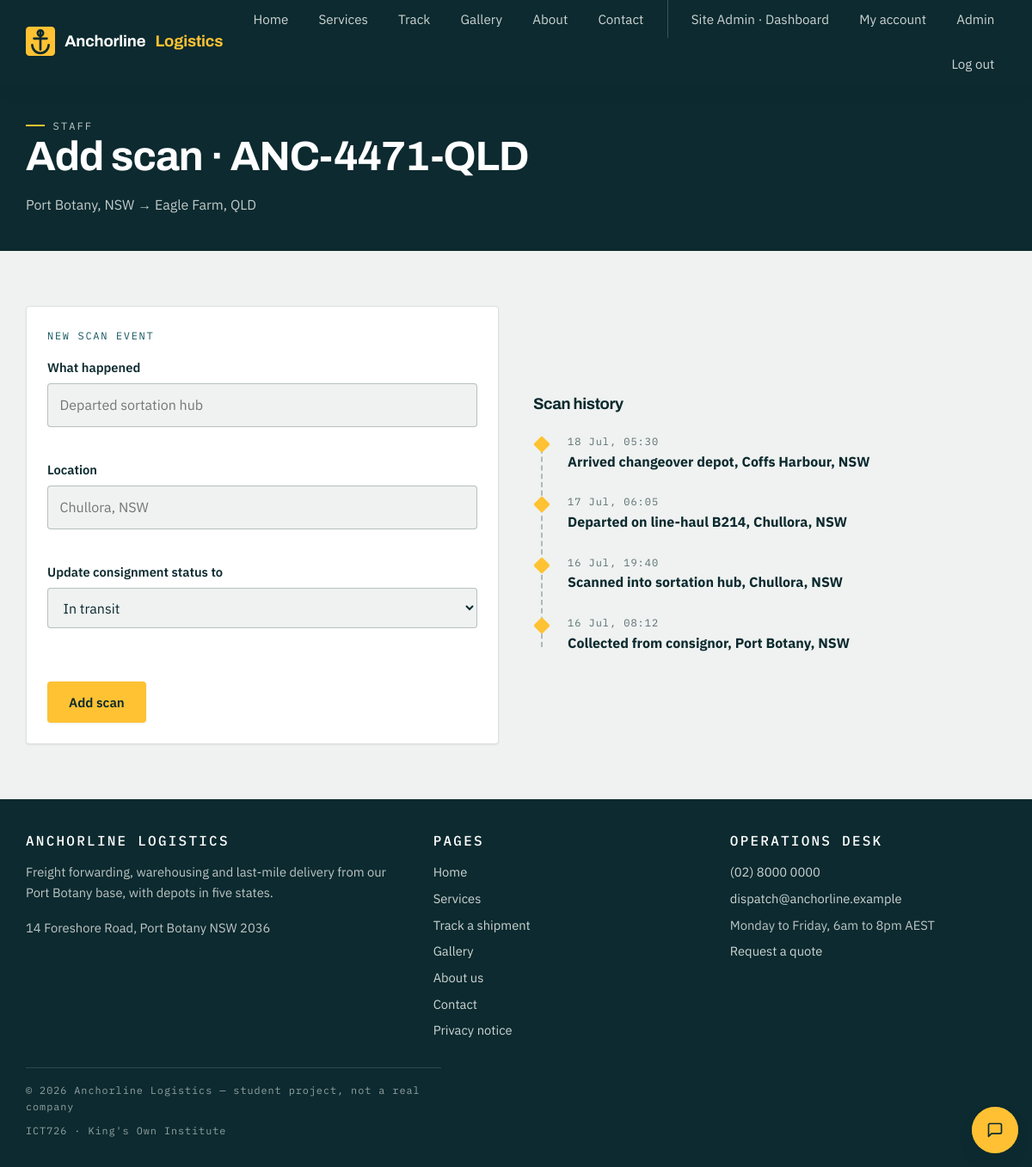
The page /member/scan.php?consignment_id=1 (signed in) on the database its author committed.
### tables this page shows
CREATE TABLE consignments (
    id           INT UNSIGNED AUTO_INCREMENT PRIMARY KEY,
    waybill      VARCHAR(20)  NOT NULL UNIQUE,    
    sender_name  VARCHAR(100) NOT NULL,
    receiver_name VARCHAR(100) NOT NULL,
    origin       VARCHAR(100) NOT NULL,
    destination  VARCHAR(100) NOT NULL,
    service_type ENUM('road', 'warehouse', 'cold', 'international') NOT NULL,
    status       ENUM('booked', 'collected', 'in_transit', 'held', 'delivered') NOT NULL DEFAULT 'booked',
    eta          VARCHAR(60)  NULL,               
    created_by   INT UNSIGNED NULL,
    created_at   TIMESTAMP NOT NULL DEFAULT CURRENT_TIMESTAMP,
    updated_at   TIMESTAMP NOT NULL DEFAULT CURRENT_TIMESTAMP ON UPDATE CURRENT_TIMESTAMP,
    CONSTRAINT fk_consignments_created_by FOREIGN KEY (created_by) REFERENCES users(id) ON DELETE SET NULL
);

CREATE TABLE scan_events (
    id              INT UNSIGNED AUTO_INCREMENT PRIMARY KEY,
    consignment_id  INT UNSIGNED NOT NULL,
    event_text      VARCHAR(255) NOT NULL,
    location        VARCHAR(100) NOT NULL,
    scanned_at      TIMESTAMP NOT NULL DEFAULT CURRENT_TIMESTAMP,
    created_by      INT UNSIGNED NULL,
    CONSTRAINT fk_scan_events_consignment FOREIGN KEY (consignment_id) REFERENCES consignments(id) ON DELETE CASCADE,
    CONSTRAINT fk_scan_events_created_by FOREIGN KEY (created_by) REFERENCES users(id) ON DELETE SET NULL
);

### includes/functions.php (called while the page is built, shortened)
<?php
function e($value)
{
    return htmlspecialchars((string) $value, ENT_QUOTES, 'UTF-8');
}
function field_invalid($errors, $key)
{
    return isset($errors[$key]) ? ' is-invalid' : '';
}

### includes/auth.php (called while the page is built, shortened)
<?php
function current_user()
{
    return $_SESSION['user'] ?? null;
}

### member/scan.php (the view, shortened to what this page needs)
<?php
require_once __DIR__ . '/../config.php';
$consignmentId = (int) ($_GET['consignment_id'] ?? $_POST['consignment_id'] ?? 0);
$stmt = $pdo->prepare('SELECT * FROM consignments WHERE id = ?');
$stmt->execute([$consignmentId]);
$consignment = $stmt->fetch();
$errors = [];
$data = ['event_text' => '', 'location' => '', 'status' => $consignment['status']];
$events = $pdo->prepare('SELECT * FROM scan_events WHERE consignment_id = ? ORDER BY scanned_at DESC');
$events->execute([$consignment['id']]);
$events = $events->fetchAll();
require ROOT_PATH . '/includes/header.php';
?>
    <section class="page-head">
      <div class="wrap">
        <p class="eyebrow">Staff</p>
        <h1>Add scan &middot; <?php echo e($consignment['waybill']); ?></h1>
        <p><?php echo e($consignment['origin']); ?> &rarr; <?php echo e($consignment['destination']); ?></p>
      </div>
    </section>
    <section class="section">
      <div class="wrap split">
        <div>
          <form class="form" id="scan-form" method="post" action="<?php echo e(BASE_URL); ?>/member/scan.php" data-validate novalidate>
            <fieldset>
              <legend>New scan event</legend>
              <div class="field<?php echo field_invalid($errors, 'event_text'); ?>">
                <label for="event_text">What happened</label>
                <input type="text" id="event_text" name="event_text" placeholder="Departed sortation hub"
                       value="<?php echo e($data['event_text']); ?>" required aria-describedby="event_text-error">
                <span class="error" id="event_text-error"><?php echo field_error($errors, 'event_text'); ?></span>
              </div>
              <div class="field<?php echo field_invalid($errors, 'location'); ?>">
                <label for="location">Location</label>
                <input type="text" id="location" name="location" placeholder="Chullora, NSW"
                       value="<?php echo e($data['location']); ?>" required aria-describedby="location-error">
                <span class="error" id="location-error"><?php echo field_error($errors, 'location'); ?></span>
              </div>
              <div class="field<?php echo field_invalid($errors, 'status'); ?>">
                <label for="status">Update consignment status to</label>
                <select id="status" name="status" required aria-describedby="status-error">
                  <?php foreach (CONSIGNMENT_STATUS_LABELS as $value => $label): ?>
                  <option value="<?php echo e($value); ?>"<?php echo $data['status'] === $value ? ' selected' : ''; ?>><?php echo e($label); ?></option>
                  <?php endforeach; ?>
                </select>
                <span class="error" id="status-error"><?php echo field_error($errors, 'status'); ?></span>
              </div>
            </fieldset>
            <button class="btn btn--primary" type="submit">Add scan</button>
          </form>
        </div>
        <div>
          <h2 class="h-sub">Scan history</h2>
          <?php if ($events): ?>
          <ol class="rail">
            <?php foreach ($events as $ev): ?>
            <li class="is-done">
              <span class="rail-time"><?php echo e(date('d M, H:i', strtotime($ev['scanned_at']))); ?></span>
              <strong><?php echo e($ev['event_text']); ?>, <?php echo e($ev['location']); ?></strong>
            </li>
            <?php endforeach; ?>
          </ol>
          <?php else: ?>
          <p class="hint">No scans recorded yet.</p>
          <?php endif; ?>
        </div>
      </div>
    </section>
<?php require ROOT_PATH . '/includes/footer.php'; ?>

### includes/header.php (shortened to what this page needs)
<?php
$current  = basename($_SERVER['SCRIPT_NAME']);
$user     = current_user();
$nav_links = [
    'index.php'    => 'Home',
    'services.php' => 'Services',
    'track.php'    => 'Track',
    'gallery.php'  => 'Gallery',
    'about.php'    => 'About',
    'contact.php'  => 'Contact',
];
?>
<!DOCTYPE html>
<html lang="en-AU">
<head>
  <link rel="stylesheet" href="<?php echo e(BASE_URL); ?>/css/style.css">
</head>
<body>
  <header class="site-header">
    <div class="wrap">
      <a class="brand" href="<?php echo e(BASE_URL); ?>/index.php">
        <img src="<?php echo e(BASE_URL); ?>/img/logo.svg" alt="" width="34" height="34">
        Anchorline <span>Logistics</span>
      </a>
      <nav class="site-nav" id="site-nav" aria-label="Main">
        <ul>
          <?php foreach ($nav_links as $href => $label): ?>
          <li><a href="<?php echo e(BASE_URL); ?>/<?php echo e($href); ?>"<?php echo $current === $href ? ' aria-current="page"' : ''; ?>><?php echo e($label); ?></a></li>
          <?php endforeach; ?>
          <?php if ($user): ?>
          <li class="nav-auth-item"><a href="<?php echo e(BASE_URL); ?>/dashboard.php"<?php echo $current === 'dashboard.php' ? ' aria-current="page"' : ''; ?>><?php echo e($user['name']); ?> &middot; Dashboard</a></li>
          <li><a href="<?php echo e(BASE_URL); ?>/account.php"<?php echo $current === 'account.php' ? ' aria-current="page"' : ''; ?>>My account</a></li>
          <?php if ($user['role'] === 'admin'): ?>
          <li><a href="<?php echo e(BASE_URL); ?>/admin/consignments.php">Admin</a></li>
          <?php endif; ?>
          <li><a href="<?php echo e(BASE_URL); ?>/logout.php">Log out</a></li>
          <?php endif; ?>
        </ul>
      </nav>
    </div>
  </header>
  <main id="main">

### includes/footer.php (shortened to what this page needs)
  </main>
  <footer class="site-footer">
    <div class="wrap">
      <div>
        <section>
          <h2>Anchorline Logistics</h2>
          <p>Freight forwarding, warehousing and last-mile delivery from our Port Botany
             base, with depots in five states.</p>
          <p>14 Foreshore Road, Port Botany NSW 2036</p>
        </section>
        <section>
          <h2>Pages</h2>
          <ul>
            <li><a href="<?php echo e(BASE_URL); ?>/index.php">Home</a></li>
            <li><a href="<?php echo e(BASE_URL); ?>/services.php">Services</a></li>
            <li><a href="<?php echo e(BASE_URL); ?>/track.php">Track a shipment</a></li>
            <li><a href="<?php echo e(BASE_URL); ?>/gallery.php">Gallery</a></li>
            <li><a href="<?php echo e(BASE_URL); ?>/about.php">About us</a></li>
            <li><a href="<?php echo e(BASE_URL); ?>/contact.php">Contact</a></li>
            <li><a href="<?php echo e(BASE_URL); ?>/privacy.php">Privacy notice</a></li>
          </ul>
        </section>
        <section>
          <h2>Operations desk</h2>
          <ul>
            <li><a href="tel:+61280000000">(02) 8000 0000</a></li>
            <li><a href="mailto:dispatch@anchorline.example">dispatch@anchorline.example</a></li>
            <li>Monday to Friday, 6am to 8pm AEST</li>
            <li><a href="<?php echo e(BASE_URL); ?>/contact.php#contact-form">Request a quote</a></li>
          </ul>
        </section>
      </div>
      <p class="footer-base">
        <span>&copy; <span id="year">2026</span> Anchorline Logistics &mdash; student project, not a real company</span>
        <span>ICT726 &middot; King's Own Institute</span>
      </p>
    </div>
  </footer>
  <div class="faqbot">
    <button type="button" id="faqbot-toggle" class="faqbot-toggle" aria-expanded="false" aria-controls="faqbot-panel">
      <span class="faqbot-ring" aria-hidden="true"></span>
      <svg class="faqbot-toggle-icon" width="20" height="20" viewBox="0 0 24 24" fill="none" stroke="currentColor" stroke-width="2" stroke-linecap="round" stroke-linejoin="round" aria-hidden="true"><path d="M21 15a2 2 0 0 1-2 2H7l-4 4V5a2 2 0 0 1 2-2h14a2 2 0 0 1 2 2z"></path></svg>
    </button>
  </div>
</body>
</html>

### rows shown on the page
consignments: waybill "ANC-4471-QLD", origin "Port Botany, NSW", destination "Eagle Farm, QLD", status "In transit"
scan_events: scanned_at "18 Jul, 05:30", event_text "Arrived changeover depot", location "Coffs Harbour, NSW"
scan_events: scanned_at "17 Jul, 06:05", event_text "Departed on line-haul B214", location "Chullora, NSW"
scan_events: scanned_at "16 Jul, 19:40", event_text "Scanned into sortation hub", location "Chullora, NSW"
scan_events: scanned_at "16 Jul, 08:12", event_text "Collected from consignor", location "Port Botany, NSW"

### other values the page prints
$label "Home"
$label "Services"
$label "Track"
$label "Gallery"
$label "About"
$label "Contact"
$user['name'] "Site Admin"
